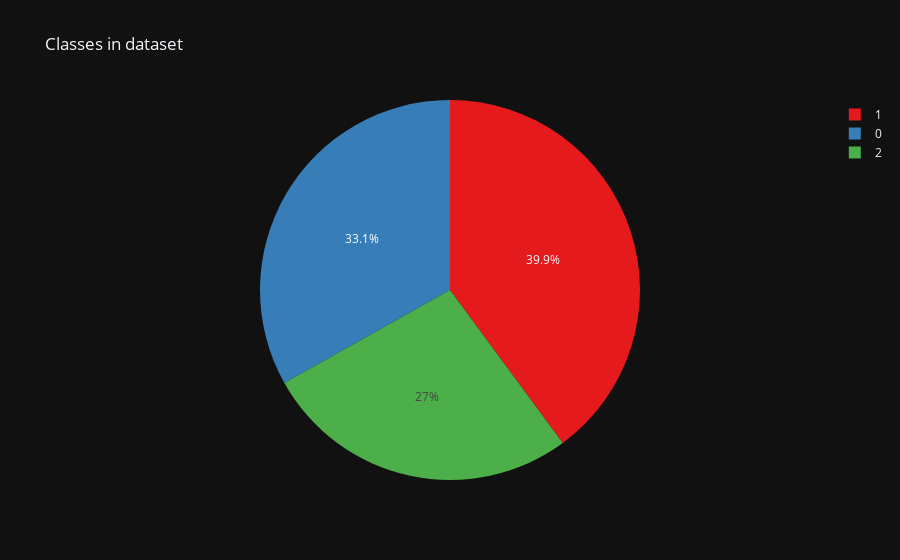

Notebook source saved alongside this figure:
### Markdown cell above
### Changed

### Code cell
df = pd.DataFrame(data=load_wine().data, columns=load_wine().feature_names)
df['class'] = load_wine().target

class_counts = df['class'].value_counts()

fig = px.pie(values=class_counts,
             names=class_counts.index,
             title='Classes in dataset',
             color_discrete_sequence=px.colors.qualitative.Set1)
fig.show()

### Figure 1 — Plotly figure (JSON) as saved in the notebook; plotly's stock layout.template omitted (floating-point values rounded to 4 significant figures)
{"data": [{"domain": {"x": [0.0, 1.0], "y": [0.0, 1.0]}, "hovertemplate": "label=%{label}<br>value=%{value}<extra></extra>", "labels": [1, 0, 2], "legendgroup": "", "name": "", "showlegend": true, "values": [71, 59, 48], "type": "pie"}], "layout": {"legend": {"tracegroupgap": 0}, "title": {"text": "Classes in dataset"}, "piecolorway": ["rgb(228,26,28)", "rgb(55,126,184)", "rgb(77,175,74)", "rgb(152,78,163)", "rgb(255,127,0)", "rgb(255,255,51)", "rgb(166,86,40)", "rgb(247,129,191)", "rgb(153,153,153)"]}}
